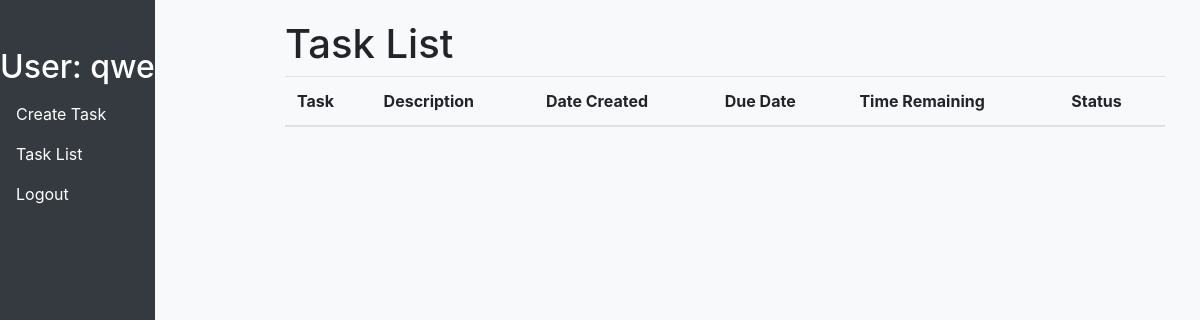
/task_list_view/ (signed in), run on an earlier commit of the app's database.
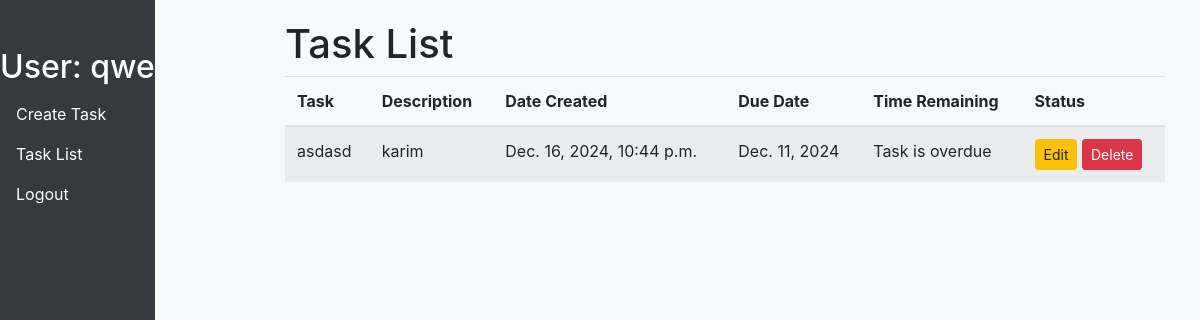
And on a later commit of the database.
### myapp/models.py (models this page shows, shortened)
class Task(models.Model):
    user = models.ForeignKey(User, on_delete=models.CASCADE)
    TaskName = models.CharField(max_length=100)
    Description = models.TextField()
    DueDate = models.DateField()
    date_created = models.DateTimeField(auto_now_add=True)
    @property
    def time_remaining(self):
        if self.DueDate:
            due_date = timezone.datetime.combine(self.DueDate, timezone.datetime.min.time())
            due_date = timezone.make_aware(due_date)  # Make the due_date timezone-aware
        return due_date - timezone.now()  # Now both are aware

### myapp/views.py (the view)
# urls.py: path('task_list_view/',task_list_view,name='task_list_view'),
@login_required
def task_list_view(request):
    if request.user.is_authenticated:
        tasks = Task.objects.filter(user=request.user)  # Filter tasks by the logged-in user
    else:
        tasks = Task.objects.none()  # Return an empty queryset if the user is not authenticated
    return render(request, 'task_list_view.html', {'tasks': tasks})

### myapp/templates/task_list_view.html (shortened to what this page needs)
{% extends 'dashboard.html' %}
{% block content %}
<h1>Task List</h1>
<table class="table table-striped">
    <thead>
        <tr>
            <th>Task</th>
            <th>Description</th>
            <th>Date Created</th>
            <th>Due Date</th>
            <th>Time Remaining</th>
            <th>Status</th>
        </tr>
    </thead>
    <tbody>
        {% for task in tasks %}
        <tr>
            <td>{{ task.TaskName }}</td>
            <td>{{ task.Description }}</td>
            <td>{{ task.date_created }}</td>
            <td>{{ task.DueDate }}</td>
            <td>
                {% if task.time_remaining %}
                {% if task.time_remaining.days >= 0 %}
                {{ task.time_remaining.days }} days
                {% else %}
                Task is overdue
                {% endif %}
                {% else %}
                Due date not set
                {% endif %}
            </td>
            <td>
                <a href="{% url 'edit_task_view' task.id %}" class="btn btn-warning btn-sm">Edit</a>
                <form action="{% url 'delete_task_view' task.id %}" method="POST" style="display:inline;">
                    <button type="submit" class="btn btn-danger btn-sm">Delete</button>
                </form>
            </td>
        </tr>
        {% endfor %}
    </tbody>
</table>
{% endblock %}

What changed in the data, as far as the page shows it:
added Task: TaskName "asdasd", Description "karim", date_created "Dec. 16, 2024, 10:44 p.m.", DueDate "Dec. 11, 2024", shows "Task is overdue"
